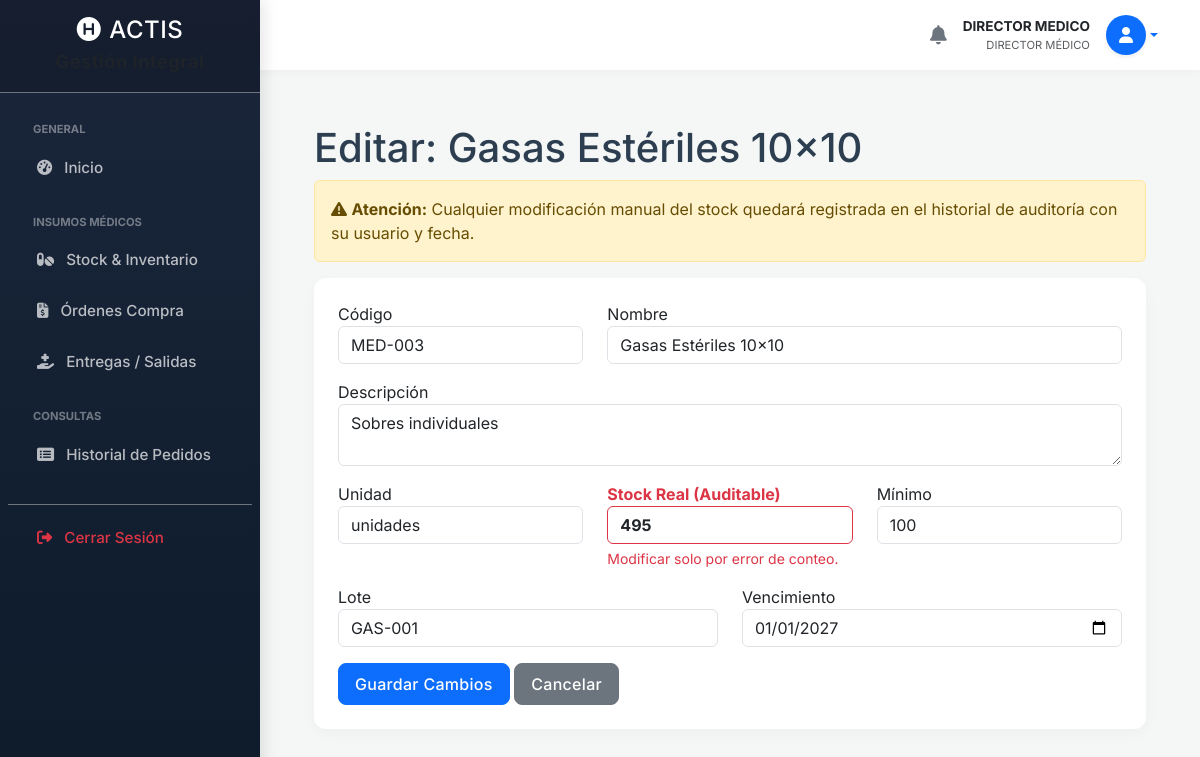
Screenshot of /insumos_editar.php?id=3 (signed in) with the database file from the repository.
### tables this page shows
CREATE TABLE `insumos_medicos` (
  `id` int(11) NOT NULL,
  `codigo` varchar(50) DEFAULT NULL,
  `nombre` varchar(150) NOT NULL,
  `descripcion` text DEFAULT NULL,
  `unidad_medida` varchar(50) DEFAULT 'unidades',
  `stock_actual` int(11) DEFAULT 0,
  `stock_minimo` int(11) DEFAULT 5,
  `fecha_vencimiento` date DEFAULT NULL,
  `lote` varchar(50) DEFAULT NULL,
  `updated_at` timestamp NULL DEFAULT current_timestamp() ON UPDATE current_timestamp()
);

### insumos_editar.php (the view, shortened to what this page needs)
<?php
require 'db.php';
$id = $_GET['id'];
include 'includes/header.php';
include 'includes/sidebar.php';
include 'includes/navbar.php';
$stmt = $pdo->prepare("SELECT * FROM insumos_medicos WHERE id = :id");
$stmt->execute(['id' => $id]);
$item = $stmt->fetch();
?>
<div class="container-fluid px-4">
    <h1 class="mt-4">Editar: <?php echo htmlspecialchars($item['nombre']); ?></h1>
    <div class="alert alert-warning">
        <i class="fas fa-exclamation-triangle"></i> <strong>Atención:</strong> Cualquier modificación manual del stock quedará registrada en el historial de auditoría con su usuario y fecha.
    </div>
    <div class="card mb-4">
        <div class="card-body">
            <form method="POST">
                <div class="row mb-3">
                    <div class="col-md-4"><label>Código</label><input type="text" name="codigo" class="form-control" value="<?php echo $item['codigo']; ?>"></div>
                    <div class="col-md-8"><label>Nombre</label><input type="text" name="nombre" class="form-control" value="<?php echo $item['nombre']; ?>" required></div>
                </div>
                <div class="mb-3"><label>Descripción</label><textarea name="descripcion" class="form-control"><?php echo $item['descripcion']; ?></textarea></div>
                <div class="row mb-3">
                    <div class="col"><label>Unidad</label><input type="text" name="unidad_medida" class="form-control" value="<?php echo $item['unidad_medida']; ?>"></div>
                    <div class="col">
                        <label class="text-danger fw-bold">Stock Real (Auditable)</label>
                        <input type="number" name="stock_actual" class="form-control border-danger fw-bold" value="<?php echo $item['stock_actual']; ?>">
                        <div class="form-text text-danger">Modificar solo por error de conteo.</div>
                    </div>
                    <div class="col"><label>Mínimo</label><input type="number" name="stock_minimo" class="form-control" value="<?php echo $item['stock_minimo']; ?>"></div>
                </div>
                <div class="row mb-3">
                    <div class="col"><label>Lote</label><input type="text" name="lote" class="form-control" value="<?php echo $item['lote']; ?>"></div>
                    <div class="col"><label>Vencimiento</label><input type="date" name="fecha_vencimiento" class="form-control" value="<?php echo $item['fecha_vencimiento']; ?>"></div>
                </div>
                <button type="submit" class="btn btn-primary">Guardar Cambios</button>
                <a href="insumos_stock.php" class="btn btn-secondary">Cancelar</a>
            </form>
        </div>
    </div>
</div>
<?php include 'includes/footer.php'; ?>

### header.php (style rules this page uses)
:root { --primary-color: #0f4c75; --secondary-color: #3282b8; --accent-color: #bbe1fa; --bg-color: #f4f7f6; --text-color: #2c3e50; --sidebar-width: 260px; }
body { background-color: var(--bg-color); font-family: 'Inter', sans-serif; color: var(--text-color); overflow-x: hidden; }
.card { border: none; border-radius: 12px; box-shadow: 0 5px 15px rgba(0,0,0,0.03); transition: transform 0.2s; background: #fff; margin-bottom: 1.5rem; overflow: hidden; }
.card-body { padding: 1.5rem; }
.btn { border-radius: 8px; font-weight: 500; letter-spacing: 0.3px; padding: 0.5rem 1rem; }

### rows the page displays
insumos_medicos: nombre "Gasas Estériles 10x10", codigo "MED-003", descripcion "Sobres individuales", unidad_medida "unidades", stock_actual "495", stock_minimo "100", lote "GAS-001", fecha_vencimiento "01/01/2027"

### other values shown
$nombre_usuario_global "DIRECTOR MEDICO"
$rol_principal_global "DIRECTOR MÉDICO"
